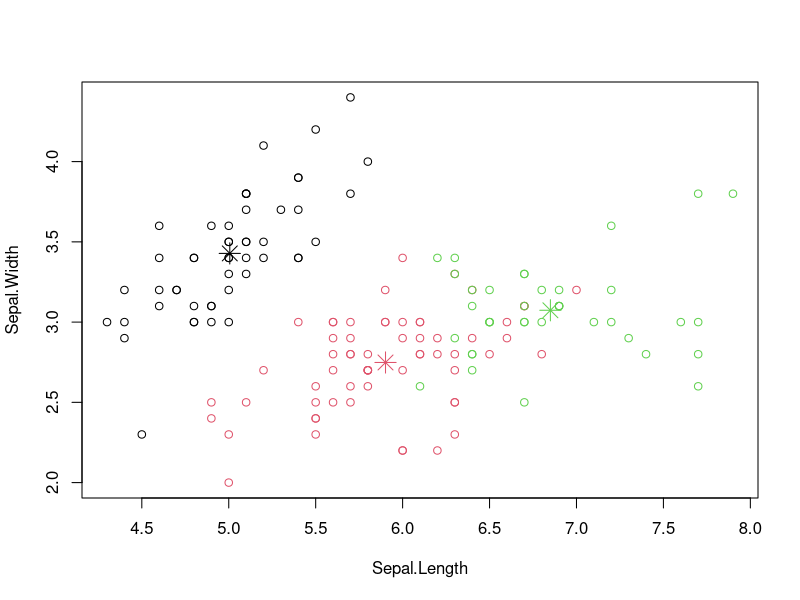
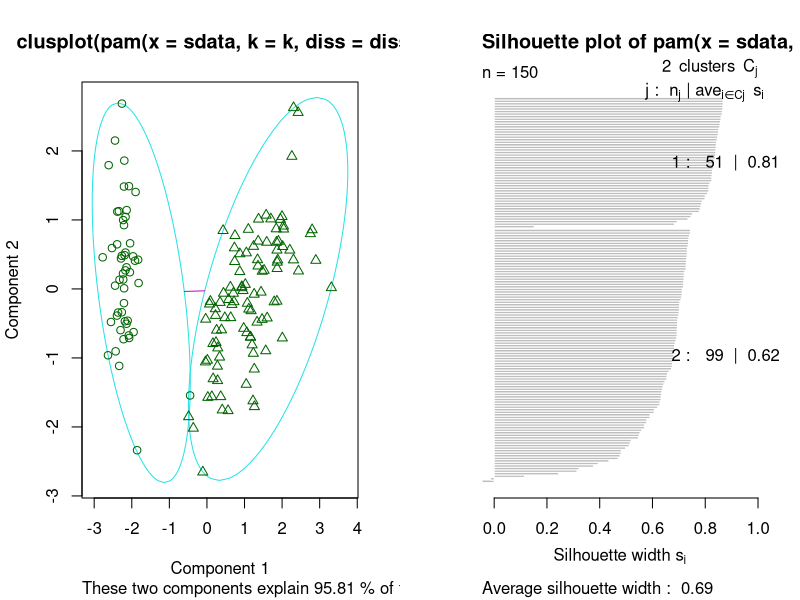
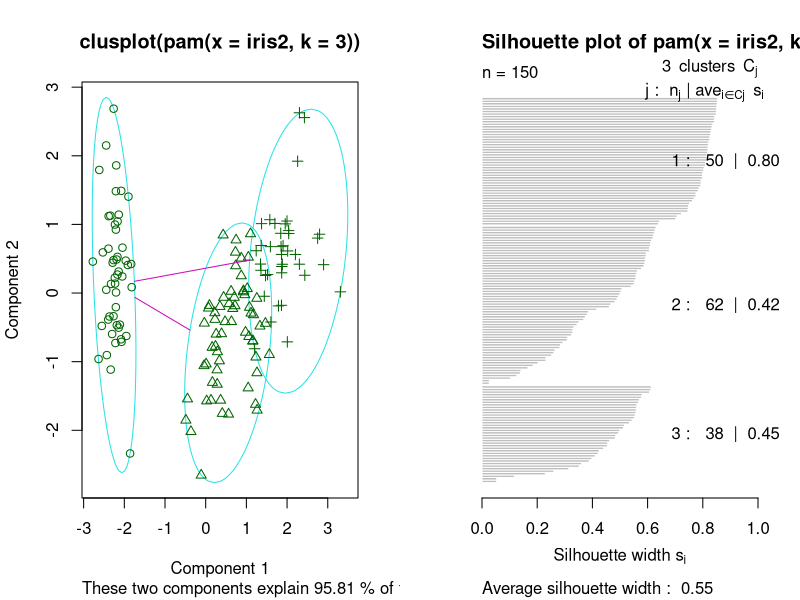
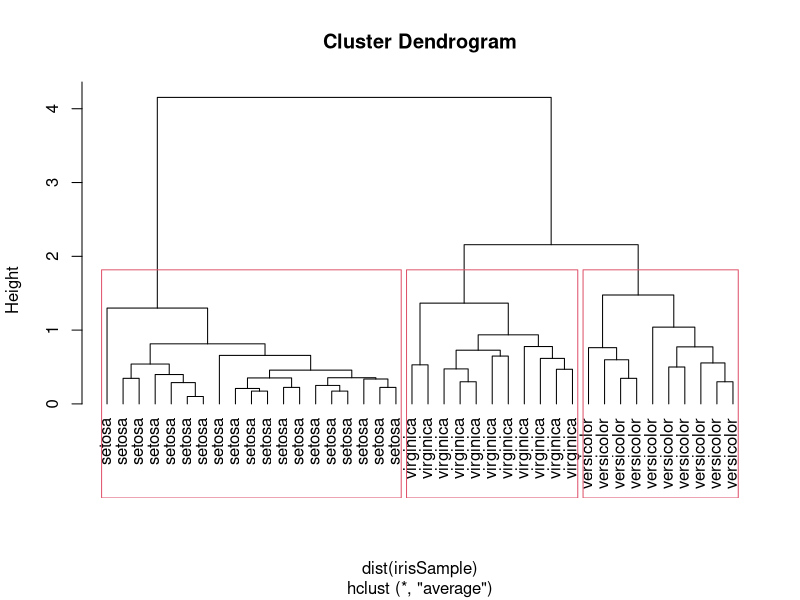

These charts were generated, in order, by the following R code:
## 11

set.seed(8953)
iris2 <- iris
iris2$Species <- NULL
(kmeans.result <- kmeans(iris2, 3))

## 12

table(iris$Species, kmeans.result$cluster)

plot(iris2[c("Sepal.Length", "Sepal.Width")], col=kmeans.result$cluster)
points(kmeans.result$centers[,c("Sepal.Length", "Sepal.Width")], col = 1:3, pch = 8, cex = 2)

## 15

library(fpc)
pamk.result <- pamk(iris2)

pamk.result$nc

table(pamk.result$pamobject$clustering, iris$Species)

## 16

layout(matrix(c(1,2), 1, 2))
plot(pamk.result$pamobject)
layout(matrix(1))

## 17

library(cluster)

pam.result <- pam(iris2, 3)
table(pam.result$clustering, iris$Species)

## 18

layout(matrix(c(1,2), 1, 2))
plot(pam.result)
layout(matrix(1))

## 21

set.seed(2835)

idx <- sample(1:dim(iris)[1], 40)
irisSample <- iris[idx,]

irisSample$Species <- NULL

hc <- hclust(dist(irisSample), method = 'ave')

hc

## 22

plot(hc, hang = -1, labels = iris$Species[idx])

rect.hclust(hc, k = 3)

groups <- cutree(hc, k =3)
